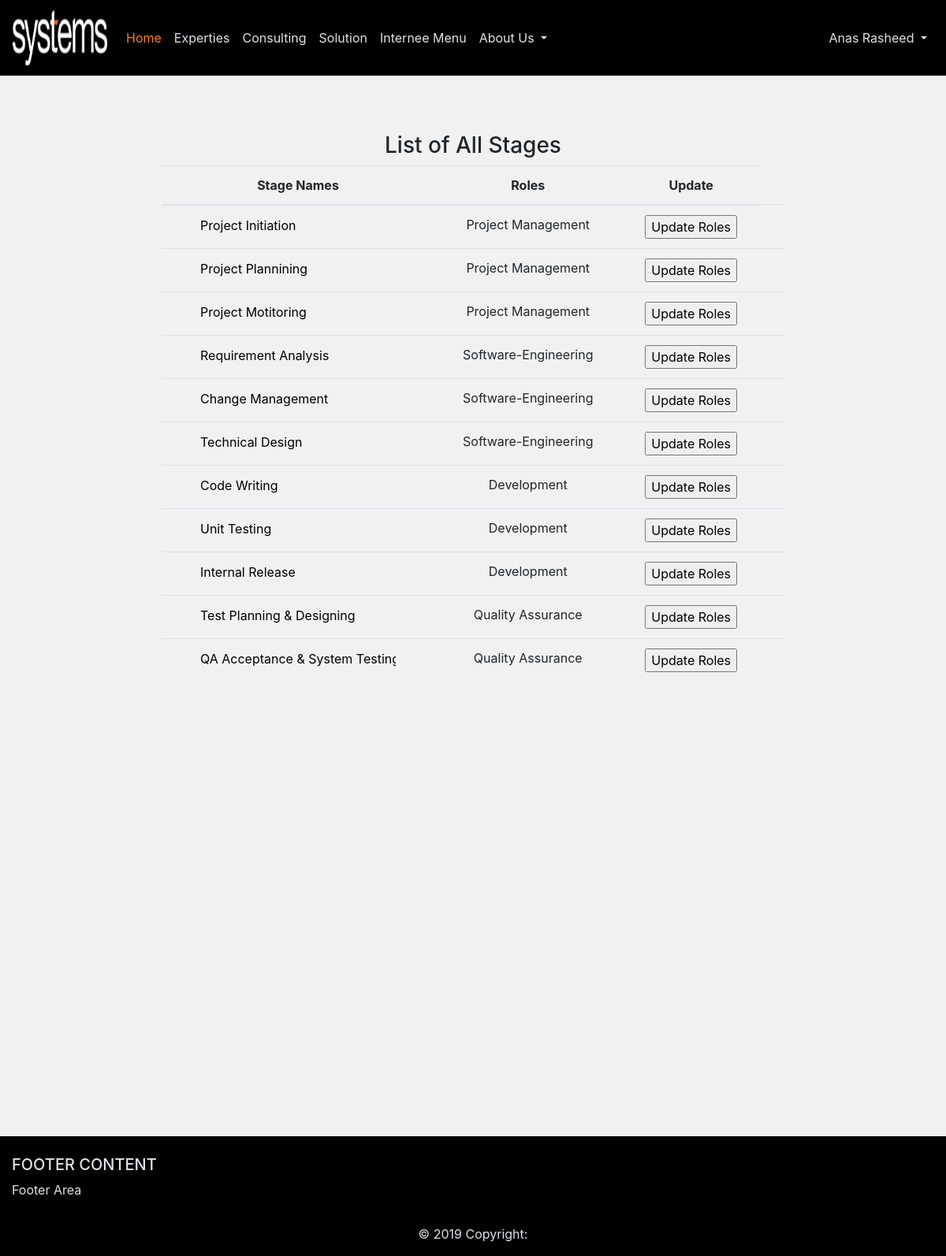
Screenshot of /Systems/view-stages.php (signed in) with the database file from the repository.
### tables this page shows
CREATE TABLE `stages` (
  `stage_id` int(11) NOT NULL,
  `stage_name` varchar(40) NOT NULL,
  `role_id` int(11) NOT NULL,
  `stages_code` varchar(50) NOT NULL
);

CREATE TABLE `roles` (
  `role_id` int(11) NOT NULL,
  `role_name` varchar(40) NOT NULL
);

### Systems/view-stages.php (the view, shortened to what this page needs)
<?php
include('config/header.php');
?>
<br/>
<br/>
<br/>
<h3 class="h3 text-center" >List of All Stages</h3>
<div class="auth-wrapper no-block justify-content-center align-items-center">
	<div class="row">
		<div class="col-2"></div>
<div class="col-8">
<table class="table text-center table-hover">
  <thead>
    <tr>
      <th scope="col">Stage Names</th>
      <th scope="col">Roles</th>
      <th scope="col">Update</th>
    </tr>
  </thead>
  <tbody>
  	<?php
$query="select stages.stage_id, stages.stage_name, roles.role_name from `stages` inner join `roles` where stages.role_id=roles.role_id";
$sql=mysqli_query($connect, $query);
$rows=mysqli_num_rows($sql);
if($rows>1){
	while($row=mysqli_fetch_assoc($sql)){
		$stage_name=$row['stage_name'];
		$role_name=$row['role_name'];
    $id=$row['stage_id'];
?>
    <tr>
      <form method="Post">
      <td><input type="text" name="stage_name" id="stage" value='<?php echo $stage_name;?>' ></td>
      <td><?php echo $role_name;?></td>
      <td><input type="submit" name="update" value="Update Roles"></td>
      <td><input type="text" class="text-center" hidden name="sid" id="sid" readonly value="<?php echo $id;?>"></td>
         </form>
      </tr>
  <?php	}
}
?>
  </tbody>
</table>
</div>
<div class="col-2"></div>
</div>
</div>
<br/>
<br/>
<br/>
<br/>
<br/>
<br/>
<br/>
<br/>
<br/>
<br/>
<br/>
<br/>
<br/>
<br/>
<br/>
<br/>
<br/>
<br/>
<?php
include('config/footer.php');
 ?>

### Systems/css/style.css (style rules this page uses)
.auth-wrapper { min-height: 100vh; position: relative; }

### Systems/view-stages.php (style rules this page uses)
body { background-color: #f1f1f1; }
#stage { border: none; border-color: transparent; background-color: #f1f1f1; outline: none !important; }

### rows the page displays
stages: stage_name "Project Initiation", role.role_name "Project Management"
stages: stage_name "Project Plannining", role.role_name "Project Management"
stages: stage_name "Project Motitoring", role.role_name "Project Management"
stages: stage_name "Requirement Analysis", role.role_name "Software-Engineering"
stages: stage_name "Change Management", role.role_name "Software-Engineering"
stages: stage_name "Technical Design", role.role_name "Software-Engineering"
stages: stage_name "Code Writing", role.role_name "Development"
stages: stage_name "Unit Testing", role.role_name "Development"
stages: stage_name "Internal Release", role.role_name "Development"
stages: stage_name "Test Planning & Designing", role.role_name "Quality Assurance"
stages: stage_name "QA Acceptance & System Testing", role.role_name "Quality Assurance"

### other values shown
$fname "Anas"
$lname "Rasheed"
